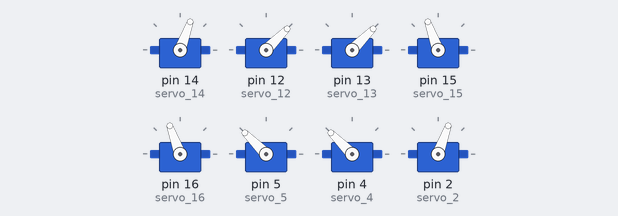
This sketch was run on a simulated Arduino Uno, built with avr-gcc and run on an emulated ATmega328P. Shown: 8 × servo.

Above: at 0.05 s.
At 1.25 s:
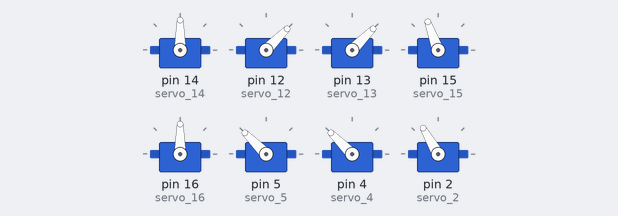
At 2.4 s:
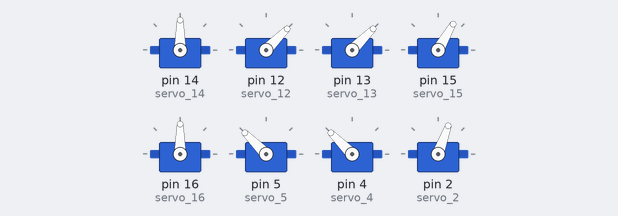
At 5.0 s:
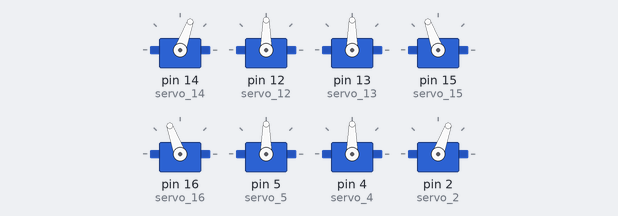
Timing chart, 0 to 6.5 s (numbered marks = the images above):
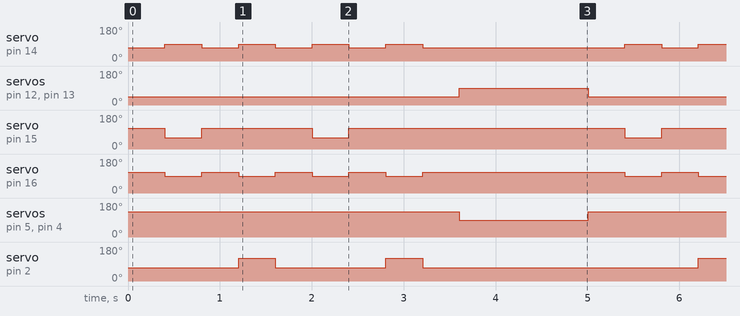

The sketch:

7.3dance3.ino
```cpp
#include <Servo.h>
Servo servo_14;//Upper right [paw]
Servo servo_12;//Upper right [arm]
Servo servo_13;//Lower right [arm]
Servo servo_15;//Lower right [paw]
Servo servo_16;//Upper left [paw]
Servo servo_5;//Upper left [arm]
Servo servo_4;//Lower left [arm]
Servo servo_2;//Lower left [paw]

//Create an action array for advanced steps
int array11[10][9] = {
{70, 45, 45, 110, 110, 135, 135, 70, 400},//All four arms back
{90, 45, 45, 60, 90, 135, 135, 70, 400},//Right upper paw, left upper paw, right lower paw up
{70, 45, 45, 110, 110, 135, 135, 70, 400},//Right upper paw, left upper paw and right lower paw down
{90, 45, 45, 110, 90, 135, 135, 120, 400},//Right upper paw, left upper paw, left lower paw up
{70, 45, 45, 110, 110, 135, 135, 70, 400},//Right upper paw, left upper paw and left lower paw down
{90, 45, 45, 60, 90, 135, 135, 70, 400},//Right upper paw, left upper paw, right lower paw up
{70, 45, 45, 110, 110, 135, 135, 70, 400},//Right upper paw, left upper paw and right lower paw down
{90, 45, 45, 110, 90, 135, 135, 120, 400},//Right upper paw, left upper paw, left lower paw up
{70, 45, 45, 110, 110, 135, 135, 70, 400},//Right upper paw, left upper paw and left lower paw down
{70, 90, 90, 110, 110, 90, 90, 70, 400},//Standby mode
};

//A function to set advanced steps
void dance3() {
 for (int i = 0; i <= 9; i = i + 1) {
  servo_14.write(array11[i][0]);
  servo_12.write(array11[i][1]);
  servo_13.write(array11[i][2]);
  servo_15.write(array11[i][3]);
  servo_16.write(array11[i][4]);
  servo_5.write(array11[i][5]);
  servo_4.write(array11[i][6]);
  servo_2.write(array11[i][7]);
  delay(array11[i][8]);
 }
}

void setup() {
  servo_14.attach(14);
  servo_12.attach(12);
  servo_13.attach(13);
  servo_15.attach(15);
  servo_16.attach(16);
  servo_5.attach(5);
  servo_4.attach(4);
  servo_2.attach(2);

}
//Run the advanced step program
void loop() {
  dance3();
  delay(1000);
}
```

Measured:
- by itself, servo on pin 14 (servo_14): repeats every 5.0 s: 3 × (70° 0.40 s, 90° 0.40 s), 70° 2.2 s, 90° 0.40 s
- by itself, servo on pin 12 (servo_12), servo on pin 13 (servo_13): alternates 90° for 1.4 s and 45° for 3.6 s
- by itself, servo on pin 15 (servo_15): repeats every 5.0 s: 110° 1.2 s, 60° 0.40 s, 110° 3.0 s, 60° 0.40 s
- by itself, servo on pin 16 (servo_16): repeats every 5.0 s: 3 × (110° 0.40 s, 90° 0.40 s), 110° 2.2 s, 90° 0.40 s
- by itself, servo on pin 5 (servo_5), servo on pin 4 (servo_4): alternates 135° for 3.6 s and 90° for 1.4 s
- by itself, servo on pin 2 (servo_2): repeats every 5.0 s: 70° 1.2 s, 120° 0.40 s, 70° 3.0 s, 120° 0.40 s
